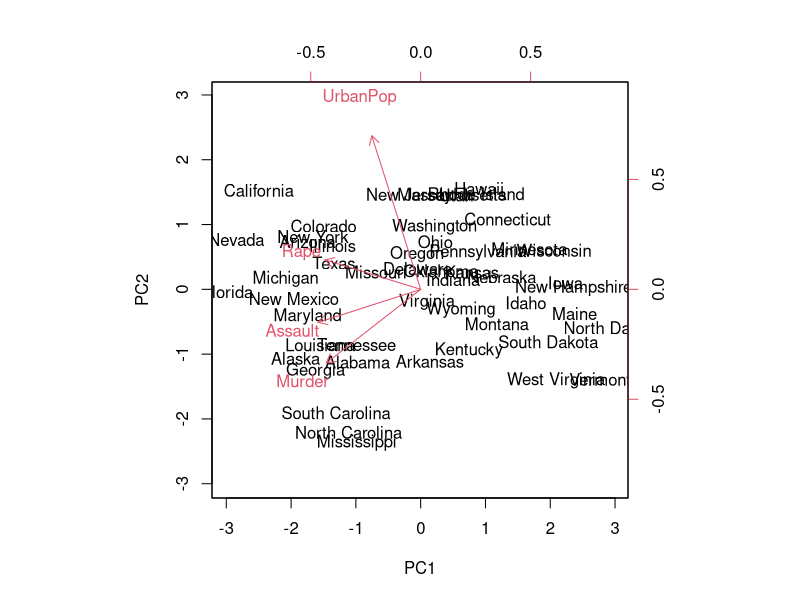
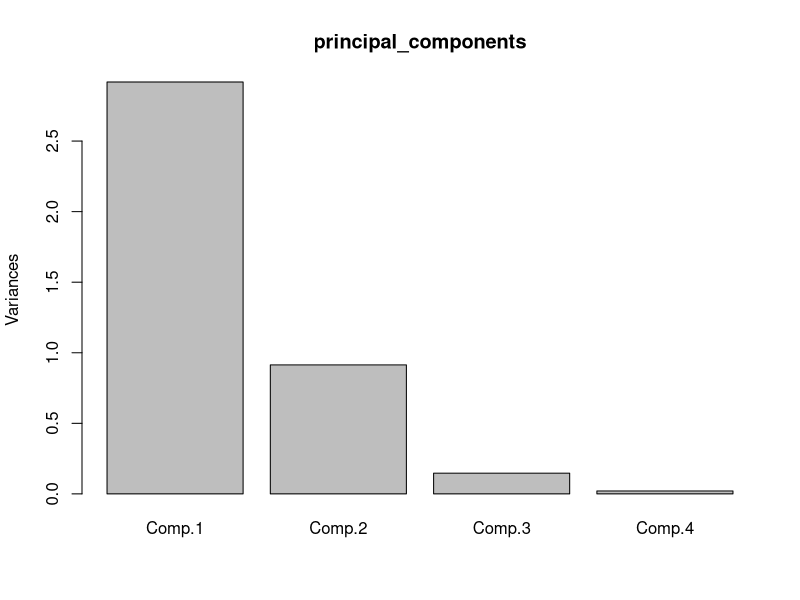
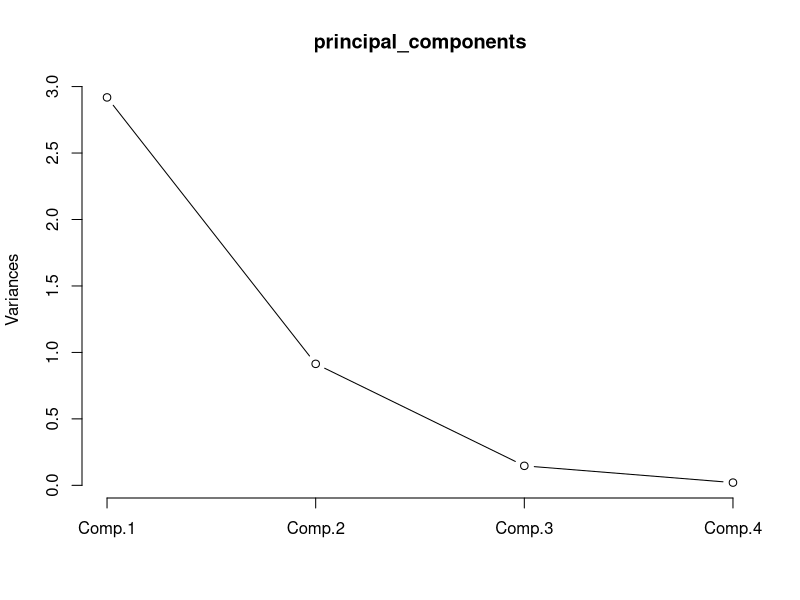
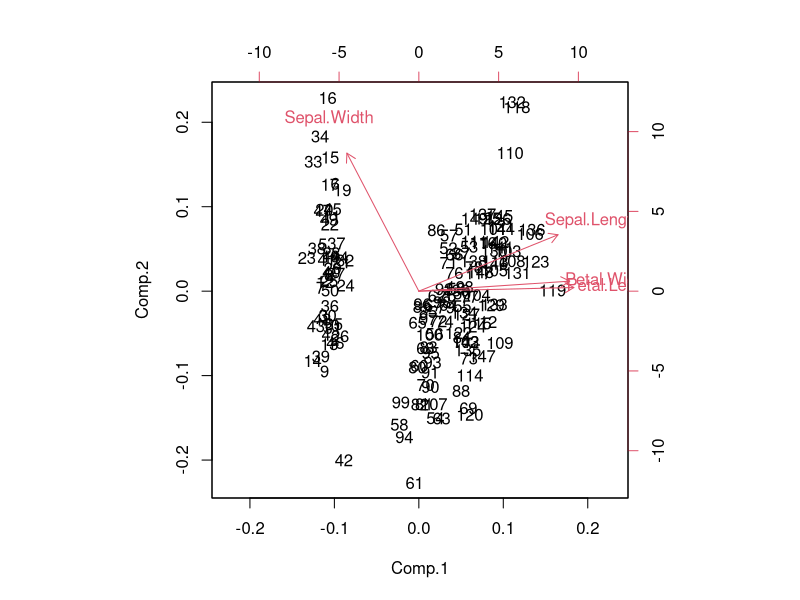
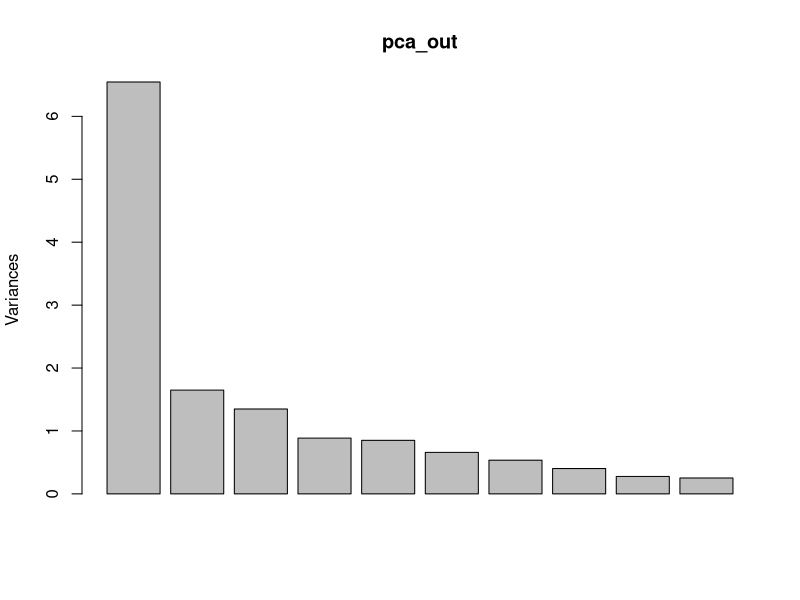
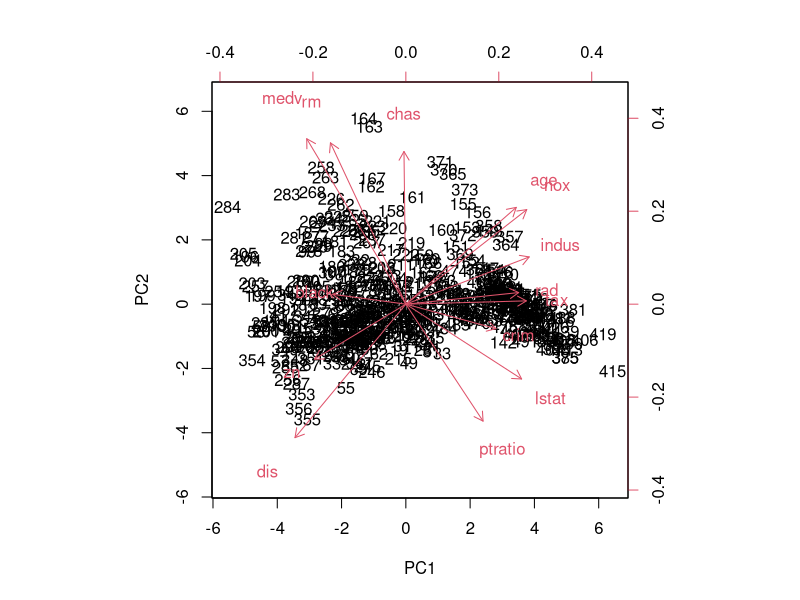
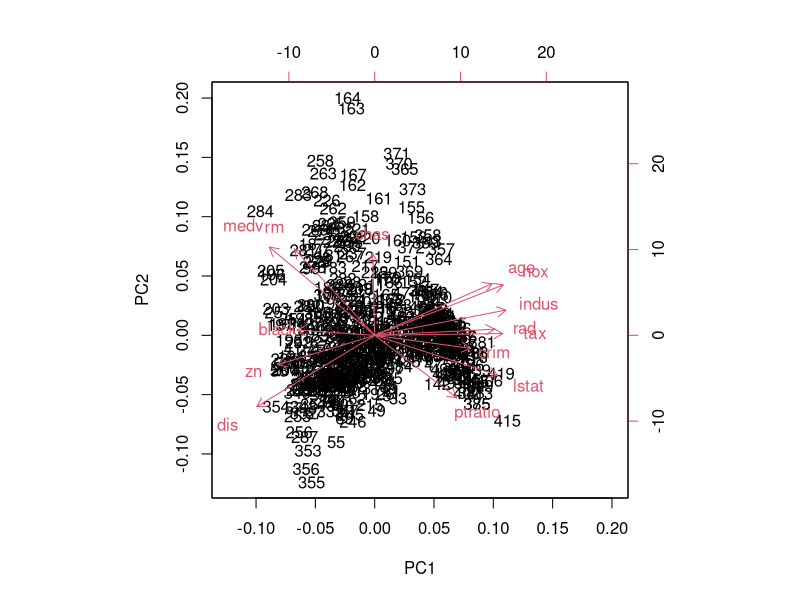

These charts were generated, in order, by the following R code:
data("USArrests")
states = row.names(USArrests)
names(USArrests)

apply(USArrests,2,mean)
apply(USArrests,2,var)

pr.out = prcomp(USArrests,scale=TRUE)
names(pr.out)

pr.out$center
pr.out$scale
pr.out$rotation

dim(pr.out$x)
biplot(pr.out,scale=0)

pr.out$sdev
pr.var = pr.out$sdev^2
pr.var
pve = pr.var/sum(pr.var)
pve

#iris
data("iris")
head(iris)
irisdata1 = iris[,1:4]
irisdata1
head(irisdata1)
help("princomp")
principal_components = princomp(irisdata1,cor = TRUE,scores = TRUE)
summary(principal_components)
plot(principal_components)
plot(principal_components,type='l')
biplot(principal_components)

install.packages("MASS")
data(Boston,package = 'MASS')
??Boston
help("prcomp")
pca_out = prcomp(Boston,scale. = T)
pca_out
plot(pca_out)
help("biplot")
biplot(pca_out,scale = 0)
biplot(pca_out,scale = 1)
boston_pc = pca_out$x
boston_pc
head(boston_pc)
summary(boston_pc)
